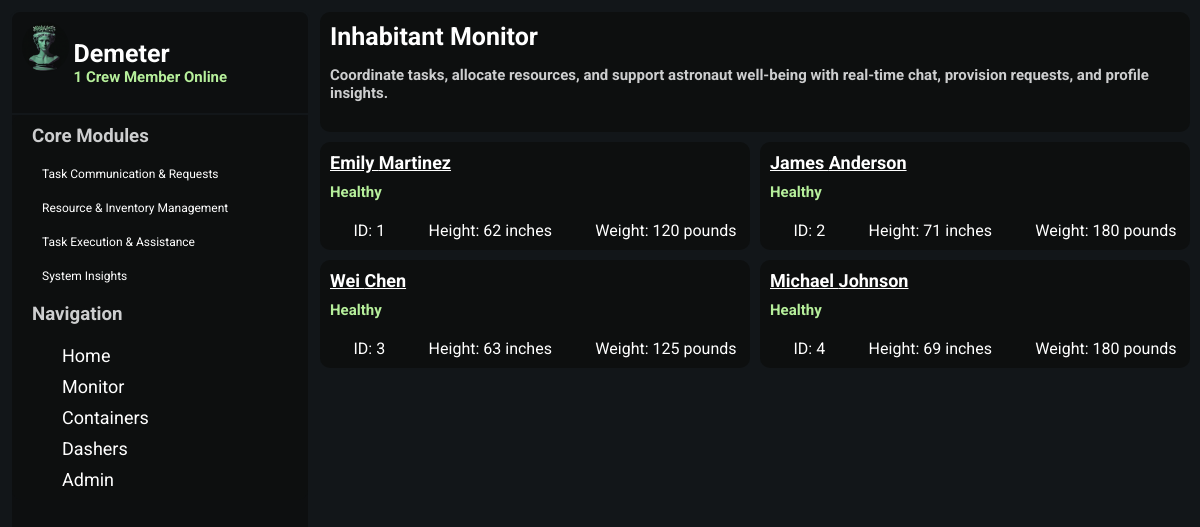
Screenshot of /monitor/ with the database file from the repository.
### inhabitant/models.py (models this page shows, shortened)
class DailyNutrition(models.Model):
    dailyNutrition = models.UUIDField(default=uuid.uuid4, editable=True, unique=True)
    inhabitant = models.ForeignKey(Inhabitant, on_delete=models.CASCADE, related_name="Nutrition")
    dateStamp = models.DateField(default=datetime.today)
    timeStamp = models.DateTimeField(default=datetime.now)
    foodEaten = models.TextField(null=True, blank=True)
    caloriesConsumed = models.IntegerField(default=0, blank=False, null=False, validators=[MinValueValidator(0)])
    fatConsumed = models.IntegerField(default=0, blank=False, null=False, validators=[MinValueValidator(0)])
    sodiumConsumed = models.IntegerField(default=0, blank=False, null=False, validators=[MinValueValidator(0)])
    fiberConsumed = models.IntegerField(default=0, blank=False, null=False, validators=[MinValueValidator(0)])
    proteinConsumed = models.IntegerField(default=0, blank=False, null=False, validators=[MinValueValidator(0)])

class Inhabitant(models.Model):
    STATUS = [
    ("Healthy", "Healthy"),
    ("Sick", "Sick"),
    ("Recovering","Recovering"),
    ("Injured","Injured"),
    ("Deceased","Deceased"),
    ]
    firstName = models.CharField(max_length=64)
    lastName = models.CharField(max_length=64)
    inhabitantID = models.CharField(max_length=64,primary_key=True)
    height =models.IntegerField(blank=False)
    weight = models.IntegerField(blank=False)
    status = models.CharField(max_length=64,default="Healthy",choices=STATUS)
    isVegetarian = models.BooleanField(default=False)
    allergyGluten = models.BooleanField(default=False)
    allergyDairy = models.BooleanField(default=False)

### inhabitant/views.py (the view)
# urls.py: path("monitor/",views.healthMonitor,name="monitor"),
def healthMonitor(request):
    nutrition = DailyNutrition.objects.all()
    inhabitants = Inhabitant.objects.all()
    typeRation = TypeRation.objects.all()
    if request.method == 'POST':
        form = InhabitantForm(request.POST)
        if form.is_valid():
            inhabModel = form.save()
            dn = DailyNutrition.objects.create(
                inhabitant=inhabModel,
            )
    else:
        form = InhabitantForm()
    context ={
        "inhabitant": inhabitants,
        "nutrition": nutrition,
        "form":form,
    }
    return render(request, "inhabitant/monitor.html",context)

### inhabitant/templates/inhabitant/monitor.html
{% extends 'inhabitant/base.html' %}
{% block body%}
{% load static %}
<link rel="stylesheet" type="text/css" href="{% static 'css/home.css' %}">
<link rel="stylesheet" type="text/css" href="{% static 'css/monitor.css' %}">
<div class="home-container">
    <h1 class="welcome-header">Inhabitant Monitor
        <p>Coordinate tasks, allocate resources, and support astronaut well-being with real-time chat, provision requests, and profile insights.</p>
    </h1>
    <div class="content-wrapper">
        {% for person in nutrition %}
        <div class="content-section">
            <h1 class="inhabitant-display"><a href="{% url 'inhabdash' inhabitantID=person.inhabitant.inhabitantID %}" >{{ person.inhabitant.firstName }} {{ person.inhabitant.lastName }}</a></h1>
            <h3>{{ person.inhabitant.status }}</h3>
            <ul>
                <li>ID: {{ person.inhabitant.inhabitantID }}</li>
                <li>Height: {{ person.inhabitant.height }} inches</li>
                <li>Weight: {{ person.inhabitant.weight }} pounds</li>
            </ul>
        </div>
        {% endfor %}
    </div>
</div>
{% endblock body %}

### inhabitant/static/css/base.css (style rules this page uses)
.body { background-color: #121619; font-family: 'Roboto', sans-serif; color: white; padding: 20px; margin: 0%; padding: 0%; }

### inhabitant/static/css/home.css (style rules this page uses)
.home-container { margin: 0px; padding: 0px 0px 0px 0px; }
.welcome-header { background-color: #0d0f0f; text-align: left; padding: 10px 10px 15px 10px; border-radius: 10px; margin: 12px 0px 0px 0px; font-size: 25px; }
.welcome-header > p { color: #cdcecf; font-size: 15px; }

### inhabitant/static/css/monitor.css (style rules this page uses)
.inhabitant-display { text-decoration: none; color: white; }
.content-wrapper { margin: 10px 0px 0px 0px; grid-gap: 10px; display: grid; grid-template-columns: 2fr 2fr; grid-template-rows: minmax(100px,auto); }
.content-wrapper > div { grid-column: auto; grid-row: auto; background-color:#0d0f0f; border-radius: 10px; }
.content-section >h1 { margin: 0px; padding: 10px; font-size: 18px; }
.content-section > h1 > a { color: white; }
.content-section > h3 { font-size: 15px; color: #b6ef9b; margin: 0px; padding: 0px 10px 10px 10px; }
.content-section > ul { list-style: none; margin: 0px; padding: 10px; display: inline-flex ; justify-content: space-evenly; width: 100%; }
.content-section> ul > li { padding: 0px 20px 0px 20px; margin: 0px; }

### rows the page displays
DailyNutrition: inhabitant.firstName "Emily", inhabitant.lastName "Martinez", inhabitant.status "Healthy", inhabitant.inhabitantID "1", inhabitant.height "62", inhabitant.weight "120"
DailyNutrition: inhabitant.firstName "James", inhabitant.lastName "Anderson", inhabitant.status "Healthy", inhabitant.inhabitantID "2", inhabitant.height "71", inhabitant.weight "180"
DailyNutrition: inhabitant.firstName "Wei", inhabitant.lastName "Chen", inhabitant.status "Healthy", inhabitant.inhabitantID "3", inhabitant.height "63", inhabitant.weight "125"
DailyNutrition: inhabitant.firstName "Michael", inhabitant.lastName "Johnson", inhabitant.status "Healthy", inhabitant.inhabitantID "4", inhabitant.height "69", inhabitant.weight "180"
